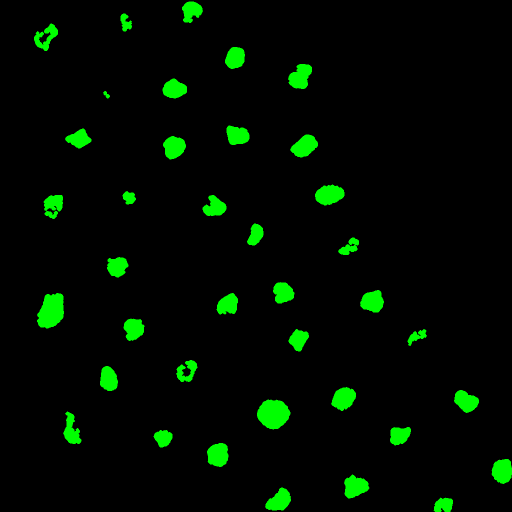
#> input picture nucleos_preenchidos/Cg_+_Myd88488_dorsal_647_BB_04_04_14_3h.lif_Series004_z0_ch00.tif, 1024 x 1024 px (shown at 1/2 size); its folder holds 4 pictures in this run
$ python obtemMediaProteina.py
#> lines starting #> are read from the running program, lines starting #| are printed output that depends on the picture; after the words box and inside, x2 and y2 are one past the last pixel; in counts of white or black regions, pixels touching at a corner belong together; pictures that were not available may be replaced by others from this repository, and a replacement may not be noted
import cv2
import os
import numpy as np
def getContoursCoord(contours):
    coordinates = []
    for contour in contours:
        for point in contour:
            coordinates.append(tuple(point[0]))  # Adiciona as coordenadas (x, y)
    return coordinates

def searchIntensities(proteinImg, coordinates):
    intensities = []
    for coord in coordinates:
        x, y = coord
        intensity = proteinImg[y, x]
        intensities.append(intensity)
    return intensities


nuclei = os.listdir("nucleos_preenchidos")
proteins = os.listdir("imagens_proteinas")

for file in nuclei:
    caminho_origem = os.path.join("nucleos_preenchidos", file)
    img = cv2.imread(caminho_origem, cv2.IMREAD_GRAYSCALE)
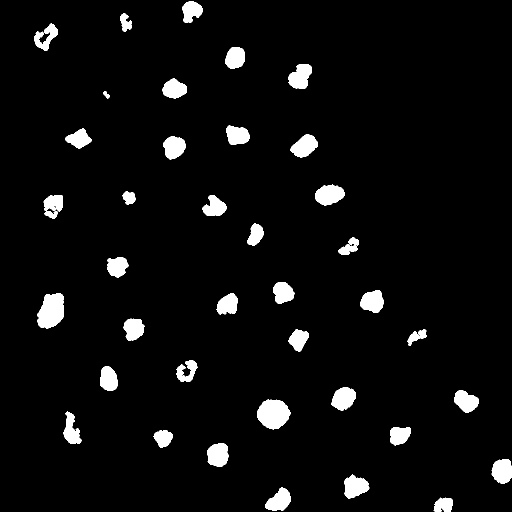
#> img: shape (1024, 1024) (shown at 1/2 size); values 0 (black) and 150 (white), 4.8% white; 38 white regions
    #grayNuclei = cv2.cvtColor(img, cv2.COLOR_BGR2GRAY)
    contours, _ = cv2.findContours(img, cv2.RETR_EXTERNAL, cv2.CHAIN_APPROX_SIMPLE)
#> contours = 38 contours; largest, box (x1, y1, x2, y2) and area: (514, 799, 581, 859) 2869, (74, 586, 128, 657) 2768, (630, 369, 689, 411) 1722, (662, 774, 712, 822) 1575, (576, 128, 624, 178) 1575

    # Verificar se há uma imagem de proteína correspondente
    for proteinImg in proteins:
        #o que muda de uma imagem de núcleo para uma de proteína é o final; "z0_ch00.tif" é de núcleo
        #e "_z0_ch02.tif" é de proteína
        if proteinImg == file.replace("_z0_ch00.tif", "_z0_ch02.tif"):
            caminho_proteina = os.path.join("imagens_proteinas", proteinImg)
            img_proteina = cv2.imread(caminho_proteina, cv2.IMREAD_GRAYSCALE)
            #proteina_gray = cv2.cvtColor(img_proteina, cv2.COLOR_BGR2GRAY)
            coordinates = getContoursCoord(contours)
            qtdMediaProteina = searchIntensities(img_proteina, coordinates)
            print(f"Valor medio de proteina na imagem {file} eh {np.mean(qtdMediaProteina)}")
#> pass 2 of the loop `for file in nuclei:`:
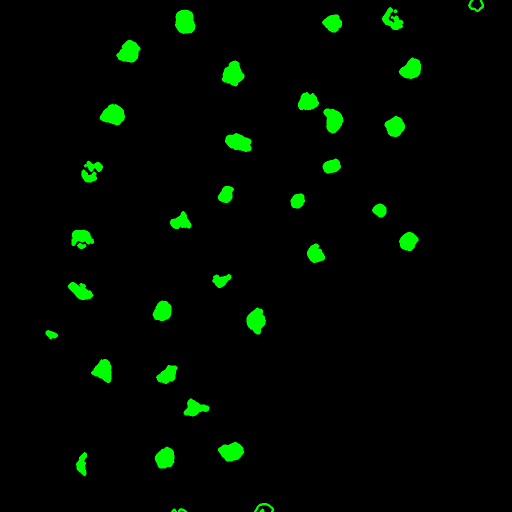
#> input picture nucleos_preenchidos/Cg_+_Myd88488_dorsal_647_BB_04_04_14_3h.lif_Series007_z0_ch00.tif, 1024 x 1024 px (shown at 1/2 size)
#> `img = cv2.imread(caminho_origem, cv2.IMREAD_GRAYSCALE)`:
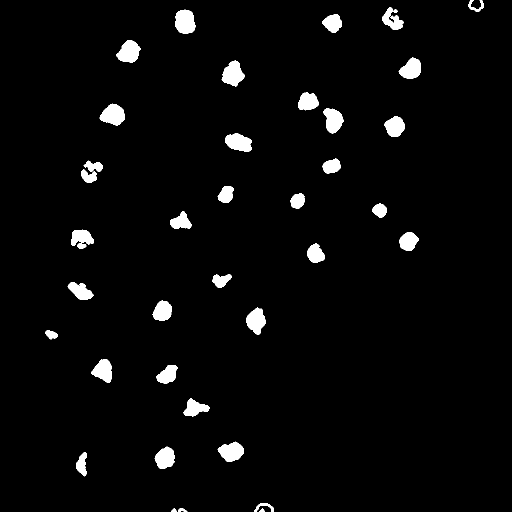
#> img: shape (1024, 1024) (shown at 1/2 size); values 0 (black) and 150 (white), 3.3% white; 39 white regions
#> contours = 39 contours; largest, box (x1, y1, x2, y2) and area: (350, 19, 391, 68) 1512, (443, 121, 489, 173) 1456, (199, 207, 250, 251) 1446, (232, 80, 281, 125) 1412, (435, 883, 488, 923) 1360
#> pass 3 of the loop `for file in nuclei:`:
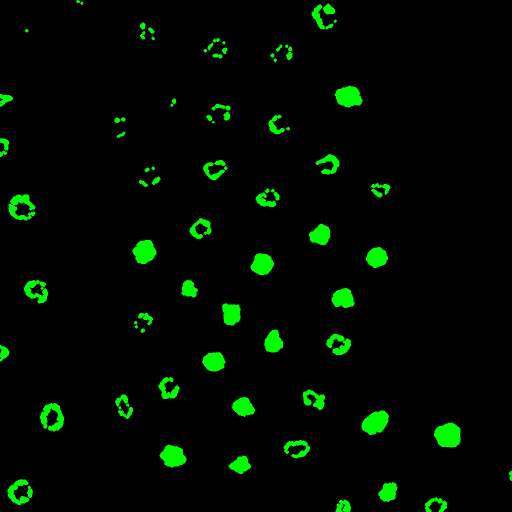
#> input picture nucleos_preenchidos/Cg_+_Myd88488_dorsal_647_NP_04_04_14_3h.lif_Image007_ch00.tif, 1024 x 1024 px (shown at 1/2 size)
#> `img = cv2.imread(caminho_origem, cv2.IMREAD_GRAYSCALE)`:
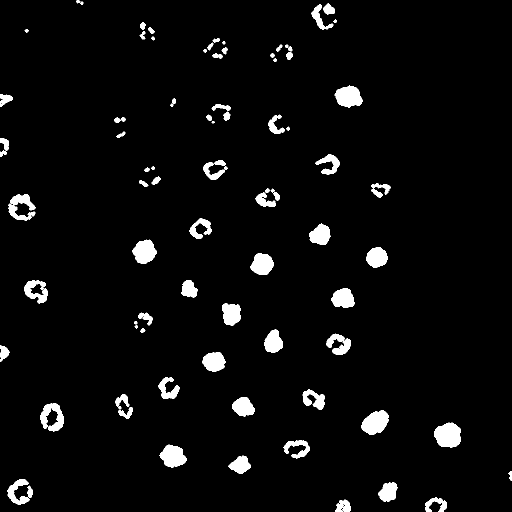
#> img: shape (1024, 1024) (shown at 1/2 size); values 0 (black) and 150 (white), 4.2% white; 87 white regions
#> contours = 87 contours, 1 with area under 20; largest, box (x1, y1, x2, y2) and area: (868, 845, 921, 895) 2011, (723, 821, 778, 870) 1786, (669, 171, 725, 215) 1680, (319, 889, 373, 935) 1617, (265, 479, 313, 528) 1586
#> the loop made 4 passes; the first 3 are shown
